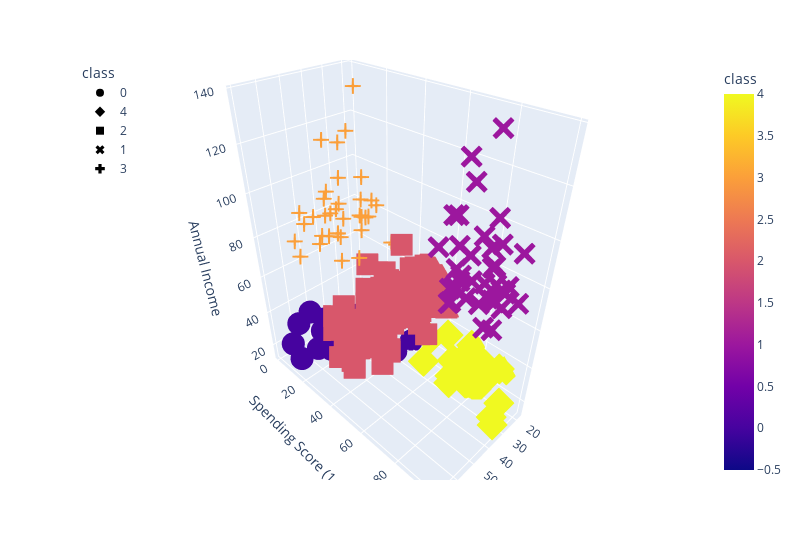

This figure's notebook cell:
### Code cell
fig =px.scatter_3d(
    five_clusters,
    x='Age',
    y='Spending Score (1-100)',
    z='Annual Income',
    color='class',
    symbol='class',
    width=800
)

fig.update_layout(legend=dict(x=0, y=1))
fig.show()

### Figure 1 — Plotly figure (JSON) as saved in the notebook; plotly's stock layout.template omitted (floating-point values rounded to 4 significant figures)
{"data": [{"hovertemplate": "class=%{marker.color}<br>Age=%{x}<br>Spending Score (1-100)=%{y}<br>Annual Income=%{z}<extra></extra>", "legendgroup": "0", "marker": {"color": [0, 0, 0, 0, 0, 0, 0, 0, 0, 0, 0, 0, 0, 0, 0, 0, 0, 0, 0, 0, 0, 0, 0], "coloraxis": "coloraxis", "symbol": "circle"}, "mode": "markers", "name": "0", "scene": "scene", "showlegend": true, "type": "scatter3d", "x": [19, 20, 31, 35, 64, 67, 58, 37, 35, 52, 35, 46, 54, 45, 40, 60, 53, 49, 42, 36, 65, 48, 49], "y": [39, 6, 40, 6, 3, 14, 15, 13, 35, 29, 35, 5, 14, 32, 31, 4, 4, 14, 17, 26, 35, 36, 28], "z": [15, 16, 17, 18, 19, 19, 20, 20, 21, 23, 24, 25, 28, 28, 29, 30, 33, 33, 34, 37, 38, 39, 39]}, {"hovertemplate": "class=%{marker.color}<br>Age=%{x}<br>Spending Score (1-100)=%{y}<br>Annual Income=%{z}<extra></extra>", "legendgroup": "4", "marker": {"color": [4, 4, 4, 4, 4, 4, 4, 4, 4, 4, 4, 4, 4, 4, 4, 4, 4, 4, 4, 4, 4, 4, 4], "coloraxis": "coloraxis", "symbol": "diamond"}, "mode": "markers", "name": "4", "scene": "scene", "showlegend": true, "type": "scatter3d", "x": [21, 23, 22, 23, 30, 35, 24, 22, 20, 35, 25, 31, 29, 35, 23, 21, 18, 21, 30, 20, 24, 31, 24], "y": [81, 77, 76, 94, 72, 99, 77, 79, 66, 98, 73, 73, 82, 61, 87, 73, 92, 81, 73, 75, 92, 61, 65], "z": [15, 16, 17, 18, 19, 19, 20, 20, 21, 23, 24, 25, 28, 28, 29, 30, 33, 33, 34, 37, 38, 39, 39]}, {"hovertemplate": "class=%{marker.color}<br>Age=%{x}<br>Spending Score (1-100)=%{y}<br>Annual Income=%{z}<extra></extra>", "legendgroup": "2", "marker": {"color": [2, 2, 2, 2, 2, 2, 2, 2, 2, 2, 2, 2, 2, 2, 2, 2, 2, 2, 2, 2, 2, 2, 2, 2, 2, 2, 2, 2, 2, 2, 2, 2, 2, 2, 2, 2, 2, 2, 2, 2, 2, 2, 2, 2, 2, 2, 2, 2, 2, 2, 2, 2, 2, 2, 2, 2, 2, 2, 2, 2, 2, 2, 2, 2, 2, 2, 2, 2, 2, 2, 2, 2, 2, 2, 2, 2, 2, 2, 2], "coloraxis": "coloraxis", "symbol": "square"}, "mode": "markers", "name": "2", "scene": "scene", "showlegend": true, "type": "scatter3d", "x": [50, 27, 29, 31, 49, 33, 31, 59, 50, 47, 51, 69, 27, 53, 70, 19, 67, 54, 63, 18, 43, 68, 19, 32, 70, 47, 60, 60, 59, 26, 45, 40, 23, 49, 57, 38, 67, 46, 21, 48, 55, 22, 34, 50, 68, 18, 48, 40, 32, 24, 47, 27, 48, 20, 23, 49, 67, 26, 49, 21, 66, 54, 68, 66, 65, 19, 38, 19, 18, 19, 63, 49, 51, 50, 27, 38, 40, 43, 28], "y": [55, 47, 42, 42, 52, 60, 54, 60, 45, 41, 50, 46, 51, 46, 56, 55, 52, 59, 51, 59, 50, 48, 59, 47, 55, 42, 49, 56, 47, 54, 53, 48, 52, 42, 51, 55, 41, 44, 57, 46, 58, 55, 60, 46, 55, 41, 49, 40, 42, 52, 47, 50, 42, 49, 41, 48, 59, 55, 56, 42, 50, 46, 43, 48, 52, 54, 42, 46, 48, 50, 43, 59, 43, 57, 56, 40, 58, 35, 40], "z": [40, 40, 40, 40, 42, 42, 43, 43, 43, 43, 44, 44, 46, 46, 46, 46, 47, 47, 48, 48, 48, 48, 48, 48, 49, 49, 50, 50, 54, 54, 54, 54, 54, 54, 54, 54, 54, 54, 54, 54, 57, 57, 58, 58, 59, 59, 60, 60, 60, 60, 60, 60, 61, 61, 62, 62, 62, 62, 62, 62, 63, 63, 63, 63, 63, 63, 64, 64, 65, 65, 65, 65, 67, 67, 67, 67, 69, 71, 76]}, {"hovertemplate": "class=%{marker.color}<br>Age=%{x}<br>Spending Score (1-100)=%{y}<br>Annual Income=%{z}<extra></extra>", "legendgroup": "1", "marker": {"color": [1, 1, 1, 1, 1, 1, 1, 1, 1, 1, 1, 1, 1, 1, 1, 1, 1, 1, 1, 1, 1, 1, 1, 1, 1, 1, 1, 1, 1, 1, 1, 1, 1, 1, 1, 1, 1, 1, 1], "coloraxis": "coloraxis", "symbol": "x"}, "mode": "markers", "name": "1", "scene": "scene", "showlegend": true, "type": "scatter3d", "x": [39, 31, 40, 38, 39, 31, 29, 32, 35, 32, 32, 28, 32, 34, 39, 38, 27, 30, 30, 29, 31, 36, 33, 32, 28, 36, 30, 27, 35, 32, 29, 30, 28, 36, 32, 38, 35, 32, 30], "y": [91, 77, 95, 75, 75, 71, 88, 73, 72, 93, 87, 97, 74, 90, 88, 76, 89, 78, 73, 83, 93, 75, 95, 63, 75, 92, 86, 69, 90, 86, 88, 97, 68, 85, 69, 91, 79, 74, 83], "z": [69, 70, 71, 71, 71, 72, 73, 73, 74, 75, 76, 77, 77, 78, 78, 78, 78, 78, 78, 79, 81, 85, 86, 87, 87, 87, 88, 88, 93, 97, 98, 99, 101, 103, 103, 113, 120, 126, 137]}, {"hovertemplate": "class=%{marker.color}<br>Age=%{x}<br>Spending Score (1-100)=%{y}<br>Annual Income=%{z}<extra></extra>", "legendgroup": "3", "marker": {"color": [3, 3, 3, 3, 3, 3, 3, 3, 3, 3, 3, 3, 3, 3, 3, 3, 3, 3, 3, 3, 3, 3, 3, 3, 3, 3, 3, 3, 3, 3, 3, 3, 3, 3, 3, 3], "coloraxis": "coloraxis", "symbol": "cross"}, "mode": "markers", "name": "3", "scene": "scene", "showlegend": true, "type": "scatter3d", "x": [23, 59, 47, 25, 20, 44, 19, 57, 25, 48, 34, 43, 44, 47, 37, 34, 56, 19, 50, 42, 36, 40, 36, 52, 58, 59, 37, 46, 41, 54, 41, 34, 33, 47, 45, 32], "y": [29, 11, 9, 34, 5, 7, 10, 5, 12, 36, 22, 17, 20, 16, 1, 1, 35, 5, 26, 20, 27, 13, 10, 13, 15, 14, 32, 15, 39, 24, 17, 23, 8, 16, 28, 18], "z": [70, 71, 71, 72, 73, 73, 74, 75, 77, 77, 78, 78, 78, 78, 78, 78, 79, 81, 85, 86, 87, 87, 87, 88, 88, 93, 97, 98, 99, 101, 103, 103, 113, 120, 126, 137]}], "layout": {"coloraxis": {"colorbar": {"title": {"text": "class"}}, "colorscale": [[0, "#0d0887"], [0.1111, "#46039f"], [0.2222, "#7201a8"], [0.3333, "#9c179e"], [0.4444, "#bd3786"], [0.5556, "#d8576b"], [0.6667, "#ed7953"], [0.7778, "#fb9f3a"], [0.8889, "#fdca26"], [1, "#f0f921"]]}, "legend": {"title": {"text": "class"}, "tracegroupgap": 0, "x": 0, "y": 1}, "margin": {"t": 60}, "scene": {"domain": {"x": [0, 1], "y": [0, 1]}, "xaxis": {"title": {"text": "Age"}}, "yaxis": {"title": {"text": "Spending Score (1-100)"}}, "zaxis": {"title": {"text": "Annual Income"}}}, "width": 800}}
